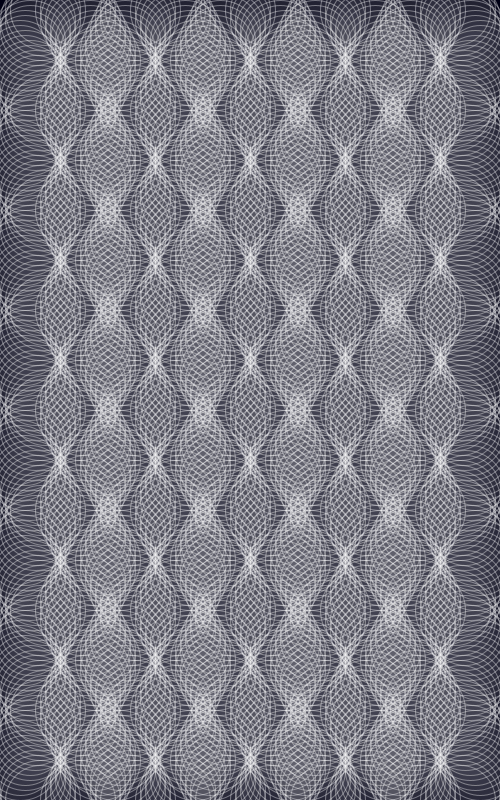
Frame 1 (no input)
Frame 60 (the mouse pressed at the canvas centre just before this capture): identical to frame 1, image omitted
Frame 120 (the mouse held since frame 60 and released just before this capture): identical to frame 1, image omitted

The Processing sketch that drew this single still picture (run headless with seeded random() and noise(); from frame 60 on, the mouse is pressed at the canvas centre):

// Processing sketch: processing_32036
// ── processing_32036.pde

void setup(){
 
  size(500,800);

  background(0,0,20);
  smooth();
  fill(240,240,255,5);
  stroke(255,255,255,100);

int b = 45;
while(b<500) {
  
  //--------------LINE OF LINES-------------------------------
    int a = 10;
          int mysize = 80;
    while(a < height) {
      ellipse(b, a, mysize, mysize);
      ellipse(b+30, a, mysize, mysize);
      ellipse(b-5, a+10, mysize, mysize);
       ellipse(b+35, a+10, mysize, mysize);
       ellipse(b-10, a+20, mysize, mysize);
       ellipse(b+40, a+20, mysize, mysize);
       ellipse(b-15, a+30, mysize, mysize);
       ellipse(b+45, a+30, mysize, mysize);
      ellipse(b-20, a+40, mysize, mysize);
       ellipse(b+50, a+40, mysize, mysize);
      ellipse(b-25, a+50, mysize, mysize);
       ellipse(b+55, a+50, mysize, mysize);
       ellipse(b-20, a+60, mysize, mysize);
       ellipse(b+50, a+60, mysize, mysize);
       ellipse(b-15, a+70, mysize, mysize);
       ellipse(b+45, a+70, mysize, mysize);
        ellipse(b-10, a+80, mysize, mysize);
       ellipse(b+40, a+80, mysize, mysize);
        ellipse(b-5, a+90, mysize, mysize);
       ellipse(b+35, a+90, mysize, mysize);
       
     int mysize2 = 70;
       
         ellipse(b, a, mysize2, mysize2);
      ellipse(b+30, a, mysize2, mysize2);
      ellipse(b-5, a+10, mysize2, mysize2);
       ellipse(b+35, a+10, mysize2, mysize2);
       ellipse(b-10, a+20, mysize2, mysize2);
       ellipse(b+40, a+20, mysize2, mysize2);
       ellipse(b-15, a+30, mysize2, mysize2);
       ellipse(b+45, a+30, mysize2, mysize2);
      ellipse(b-20, a+40, mysize2, mysize2);
       ellipse(b+50, a+40, mysize2, mysize2);
      ellipse(b-25, a+50, mysize2, mysize2);
       ellipse(b+55, a+50, mysize2, mysize2);
       ellipse(b-20, a+60, mysize2, mysize2);
       ellipse(b+50, a+60, mysize2, mysize2);
       ellipse(b-15, a+70, mysize2, mysize2);
       ellipse(b+45, a+70, mysize2, mysize2);
        ellipse(b-10, a+80, mysize2, mysize2);
       ellipse(b+40, a+80, mysize2, mysize2);
        ellipse(b-5, a+90, mysize2, mysize2);
       ellipse(b+35, a+90, mysize2, mysize2);
       
   /*   line(b, a, b+30, a);
      line(b-5,a+10,b-5+40,a+10);
      line(b-10,a+20,b-10+50,a+20);
      line(b-15,a+30,b-15+60,a+30);
      line(b-20,a+40,b-20+70,a+40);
      line(b-25,a+50,b-15+70,a+50);
      line(b-20,a+60,b-10+60,a+60);
      line(b-15,a+70,b-5+50,a+70);
      line(b-10,a+80,b-0+40,a+80);
      line(b-5,a+90,b+35,a+90);  */
      a = a + 100;
    }
    //------------------------------------------------------
    b = b + 95;
}
}

void draw(){

}
